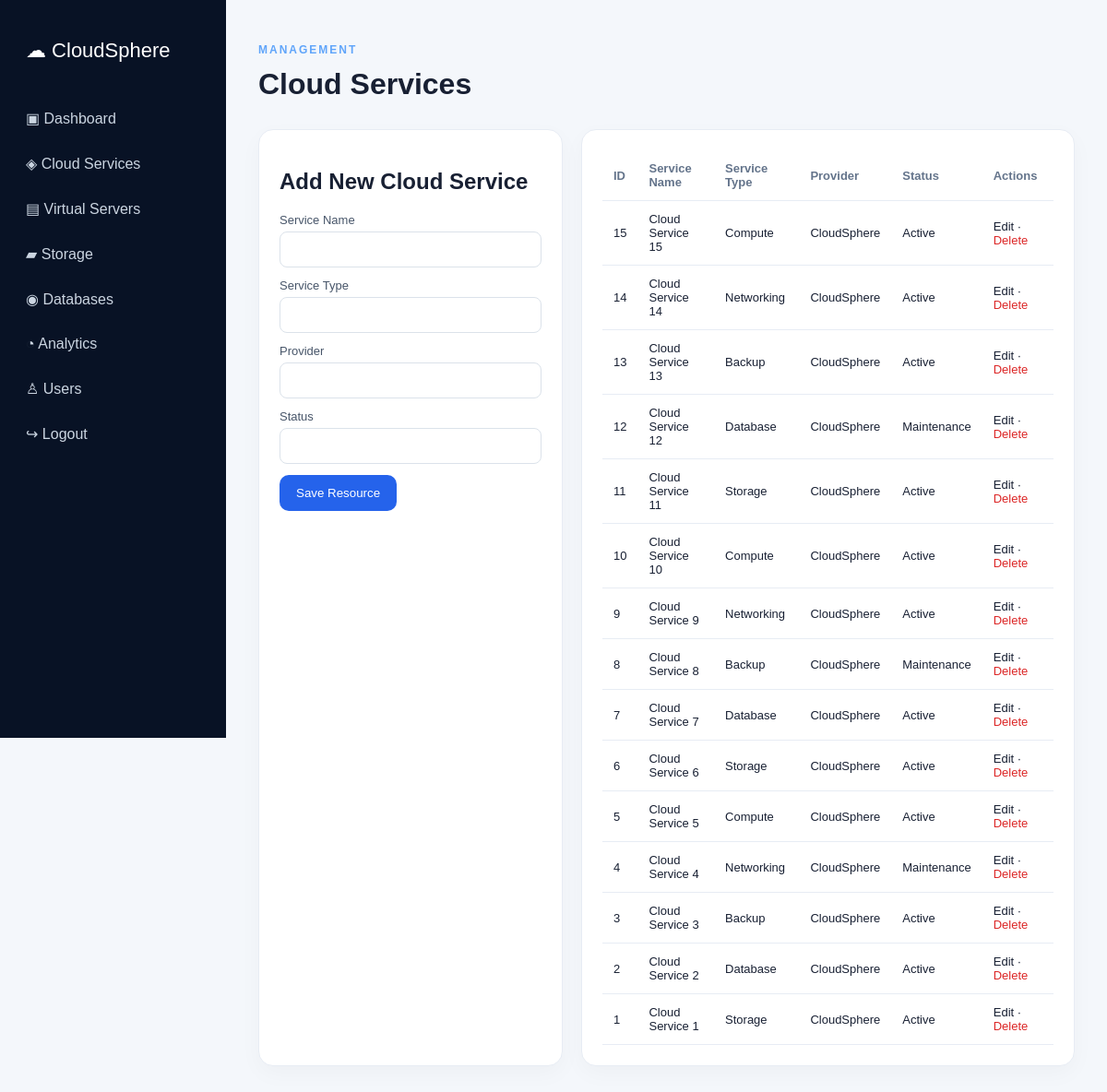
Screenshot of /services.php (signed in) with the database file from the repository.
### tables this page shows
CREATE TABLE services(id INT AUTO_INCREMENT PRIMARY KEY,service_name VARCHAR(120),service_type VARCHAR(80),provider VARCHAR(80),status VARCHAR(20),created_at TIMESTAMP DEFAULT CURRENT_TIMESTAMP);

### services.php (the view, shortened to what this page needs)
<?php require 'includes/auth.php';require_login();require 'config/database.php';$pdo=db();
$fields=['service_name', 'service_type', 'provider', 'status'];
$edit=null;if(isset($_GET['edit'])){$q=$pdo->prepare('SELECT * FROM services WHERE id=?');$q->execute([(int)$_GET['edit']]);$edit=$q->fetch(PDO::FETCH_ASSOC);}
$rows=$pdo->query('SELECT * FROM services ORDER BY id DESC')->fetchAll(PDO::FETCH_ASSOC);include 'includes/header.php';include 'includes/sidebar.php';?>
<main><header class="dash-head"><div><p class="tag">MANAGEMENT</p><h1>Cloud Services</h1></div></header>
<div class="two-col"><form class="card form" method="post"><h2><?= $edit?'Edit':'Add New' ?> Cloud Service</h2><input type="hidden" name="id" value="<?=$edit['id']??''?>"><?php foreach($fields as $f):?><label><?=ucwords(str_replace('_',' ',$f))?><input name="<?=$f?>" value="<?=htmlspecialchars($edit[$f]??'')?>" required></label><?php endforeach;?><button class="btn">Save Resource</button></form>
<div class="card table-wrap"><table><thead><tr><th>ID</th><?php foreach($fields as $f):?><th><?=ucwords(str_replace('_',' ',$f))?></th><?php endforeach;?><th>Actions</th></tr></thead><tbody><?php foreach($rows as $r):?><tr><td><?=$r['id']?></td><?php foreach($fields as $f):?><td><?=htmlspecialchars($r[$f])?></td><?php endforeach;?><td><a href="?edit=<?=$r['id']?>">Edit</a> · <a class="danger" onclick="return confirm('Delete this item?')" href="?delete=<?=$r['id']?>">Delete</a></td></tr><?php endforeach;?></tbody></table></div></div></main><?php include 'includes/footer.php'; ?>

### assets/css/style.css (style rules this page uses)
* { box-sizing:border-box }
body { margin:0;font-family:Arial,sans-serif;background:#f4f7fb;color:#182033 }
a { text-decoration:none;color:inherit }
.btn { background:#2563eb;color:white;border:0;padding:12px 18px;border-radius:10px;display:inline-block;cursor:pointer }
.tag { color:#60a5fa;letter-spacing:2px;font-size:12px;font-weight:bold }
.card { background:#fff;border:1px solid #e7ecf4;border-radius:16px;padding:22px;box-shadow:0 8px 25px #0f172a08 }
main { margin-left:245px;padding:35px;min-height:100vh }
.dash-head { display:flex;justify-content:space-between;align-items:center;margin-bottom:25px }
.dash-head h1 { margin:5px 0 }
.two-col { display:grid;grid-template-columns:330px 1fr;gap:20px }
.form label,.login label { display:block;margin:12px 0;font-size:13px;color:#475569 }
.form input,.login input { width:100%;padding:11px;margin-top:5px;border:1px solid #dbe2ea;border-radius:8px }
table { width:100%;border-collapse:collapse;font-size:13px }
th,td { text-align:left;padding:12px;border-bottom:1px solid #e7ecf4 }
th { color:#64748b }
.table-wrap { overflow:auto }
.danger { color:#dc2626 }

### rows the page displays
services: id "15", service_name "Cloud Service 15", service_type "Compute", provider "CloudSphere", status "Active"
services: id "14", service_name "Cloud Service 14", service_type "Networking", provider "CloudSphere", status "Active"
services: id "13", service_name "Cloud Service 13", service_type "Backup", provider "CloudSphere", status "Active"
services: id "12", service_name "Cloud Service 12", service_type "Database", provider "CloudSphere", status "Maintenance"
services: id "11", service_name "Cloud Service 11", service_type "Storage", provider "CloudSphere", status "Active"
services: id "10", service_name "Cloud Service 10", service_type "Compute", provider "CloudSphere", status "Active"
services: id "9", service_name "Cloud Service 9", service_type "Networking", provider "CloudSphere", status "Active"
services: id "8", service_name "Cloud Service 8", service_type "Backup", provider "CloudSphere", status "Maintenance"
services: id "7", service_name "Cloud Service 7", service_type "Database", provider "CloudSphere", status "Active"
services: id "6", service_name "Cloud Service 6", service_type "Storage", provider "CloudSphere", status "Active"
services: id "5", service_name "Cloud Service 5", service_type "Compute", provider "CloudSphere", status "Active"
services: id "4", service_name "Cloud Service 4", service_type "Networking", provider "CloudSphere", status "Maintenance"
services: id "3", service_name "Cloud Service 3", service_type "Backup", provider "CloudSphere", status "Active"
services: id "2", service_name "Cloud Service 2", service_type "Database", provider "CloudSphere", status "Active"
services: id "1", service_name "Cloud Service 1", service_type "Storage", provider "CloudSphere", status "Active"

### other values shown
str_replace('_',' ',$f) "Service Name"
str_replace('_',' ',$f) "Service Type"
str_replace('_',' ',$f) "Provider"
str_replace('_',' ',$f) "Status"
